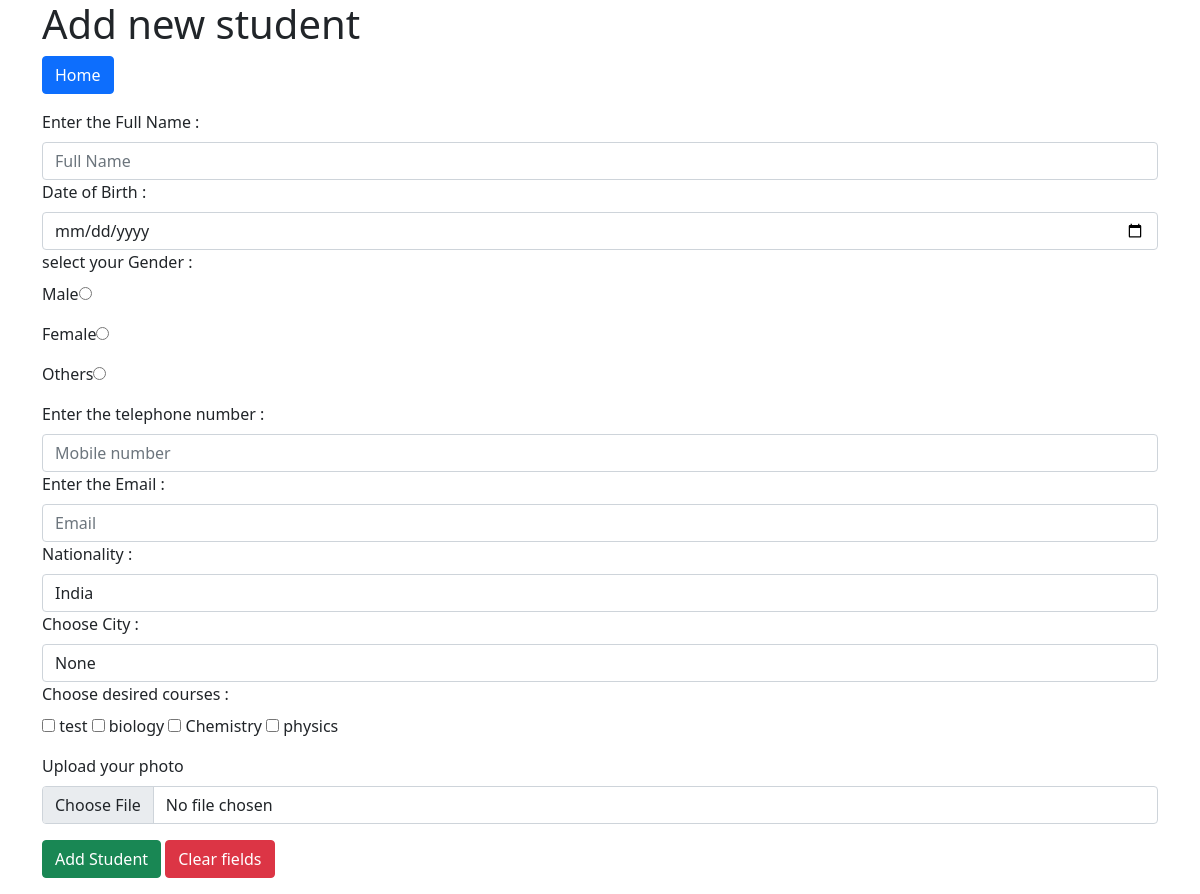
Page /addStudent.php on the committed database.
### tables this page shows
CREATE TABLE `courses` (
  `courseID` int NOT NULL,
  `courseName` varchar(255) NOT NULL
);

### addStudent.php (the view, shortened to what this page needs)
<?php
require_once 'includes/header.php' ;
include_once 'includes/db_connection.php';
?>
 <div class="container">
 	<h1>Add new student</h1>
 	<a class="btn btn-primary" href="index.php">Home</a>
 	<form action="addStudent.php" method="POST" enctype="multipart/form-data">
 		<label for="fullname" class="form-label"> Enter the Full Name :  </label>
 		 <input type="text" name="fullname" placeholder="Full Name" class="form-control" required>
 		<label for="dob" class="form-label"> Date of Birth :  </label>
 		 <input type="date" name="dob" class="form-control" required>
 		<label for="gender" class="form-label"> select your Gender :   </label>
 		<p>Male<input type="radio" name="gender" value="male"></p>
 		<p>Female<input type="radio" name="gender" value="female"></p>
 		<p>Others<input type="radio" name="gender"value="Others"></p>
 		<label for="phone" class="form-label">Enter the telephone number : </label>
 		<input type="tel" name="phone" pattern="[1-9]{1}[0-9]{9}" title="Enter 10 digit mobile number"  placeholder="Mobile number" class="form-control" required>
              <label for="email" class="form-label">Enter the Email : </label>
 		<input type="email" name="email" placeholder="Email" class="form-control" required >
 	       <label for="nationality" class="form-label">Nationality : </label>
              <select name="country" class="form-control"  required>
              <?php
               $sql = "SELECT * FROM countries";
               if($result = $dbc->query($sql)){
                     if(mysqli_num_rows($result)>0){
                            while($row = mysqli_fetch_array($result)){
                                   $countryName = $row['countryName'];
                                   echo "<option value=".$countryName.">".$countryName."</option>";
                            }
                     }
               }
              ?>
              </select>
              <label for="city" class="form-label">Choose City : </label>
              <select name="city" class="form-control"  required>
 			<option selected>None</option>
 		</select>
 	 <label for="courses" class="form-label">Choose desired courses : </label>
        <p>
              <?php
               $sql2= "SELECT * FROM courses";
               if($result2 = $dbc->query($sql2)){
                 if(mysqli_num_rows($result2)>0){
                    while ($row = mysqli_fetch_array($result2)) {
                        $courseName = $row['courseName'];
                        $courseID = $row['courseID'];
                        echo "<input type=\"checkbox\" name=\"course\" value=\"$courseID\"> $courseName"."&nbsp;";
                    }
                 }
               }
              ?>
         <p>
        <label for="photo" class="form-label">Upload your photo</label>
        <input type="file" name="photo_upload" class="form-control" required>
        <p>
        	<input class="btn btn-success" type="submit" name="submit" value="Add Student">
        	<input class="btn btn-danger" type="reset" name="" value="Clear fields">
        </p>
 	</form>
 </div>
 <?php require_once 'includes/footer.php' ; ?>

### rows in the picture
courses: courseName "test"
courses: courseName "biology"
courses: courseName "Chemistry"
courses: courseName "physics"

### other values in the picture
form field country "India"
